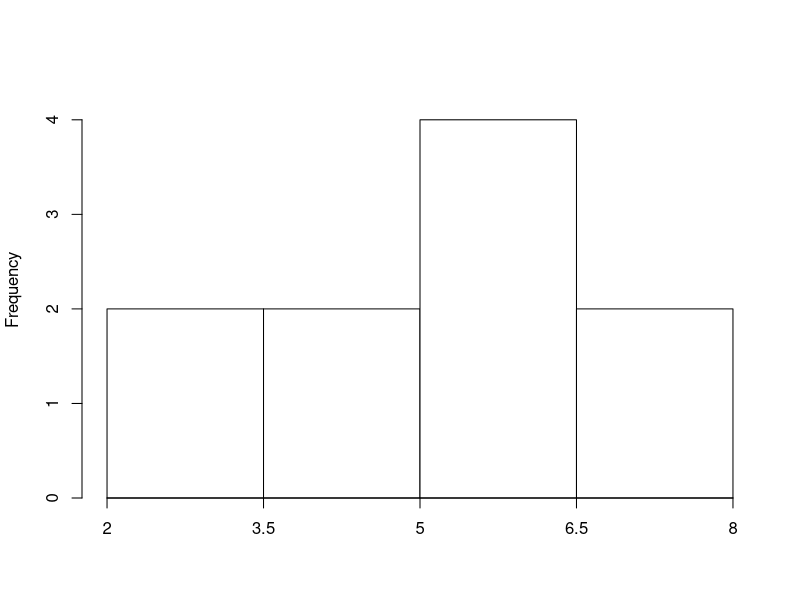

Reproduce this figure in R.

# Exercise on Statistical inference: Estimation
# By Mesli Redhouane
# Date: 11/07/2023

# This report proposes a solution to an exercise related 
# to the chapter dealing with statistical estimation, 
# and more particularly with the sampling distributions of the sample means.

# Statement of the exercise:
# We have a variable (x), which takes the following values:
# 1, 3, 5, 7, 9.

# 1- Calculate the mean and the standard deviation of the population;
# 2- What is the number of possible combinations of two elements 
# among the five elements mentioned above;
# 3- Expose these combinations;
# 4- Extract the sampling distribution of the mean of these combinations;
# 5- Calculate its mean and its standard deviation;
# 6- Calculate the mean and the standard deviation from the formulas 
# proposed by the estimation theory.

# Solution:

# Create a sequence of the first 5 odd digits

x <- seq(1,9, by = 2)
x

# Calculate mean and standard deviation with R functions

m <- mean(x)                                   # Mean of population
m

sd_sam <- sd(x)                                # for sample
sd_sam

sd_pop <- sd(x)*sqrt((length(x)-1)/length(x))  # for population
sd_pop

# sd_pop <- sqrt(sum((x-mean(x))^2)/length(x)) # second formulas

# Install and attach combinat package

# install.packages("combinat")                 # Install combinat package
# library("combinat")                          # Load combinat package

# Calculate combinations of 2 elements taken from 5

n <- 2
pairs <- combinat::combn(x,n) 
pairs

pairs2 <- t(pairs)                           # Transpose pairs 
pairs2

pairs3 <- cbind(pairs2, rowMeans(pairs2))    # Add meanrows to pairs3
pairs3

pairs4 <- data.frame(pairs3)        # Change pairs3 to dataframe so we can do further manipulations

# install.packages("plyr")
library(plyr)

pairs5 <- count(pairs4, 'X3')       # contract data to have frequency table
pairs5

# install.packages("plotrix")
library("plotrix")

weighted.hist(pairs5$X3,pairs5$freq) # Draw a histogram

N_smd <- sum(pairs5$freq)            # Calculate sum of frequencies
N_smd

mx <- weighted.mean(pairs5$X3, pairs5$freq)  # Calculate the mean of sample distribution of mean
mx

# install.packages("Hmisc")
library("Hmisc")

var_smd <- wtd.var(pairs5$X3, pairs5$freq)   # Calculate variance of Sample distribution of mean 
var_smd

sd_smd <- sqrt(var_smd*(N_smd-1)/N_smd)      # Calculate sd of sample distribution of mean
sd_smd

sd_smd_for <- (sd_pop/sqrt(n))*sqrt((length(x)-n)/(length(x) - 1)) # Calculate sd of sample distribution of mean from Estimation theory formulas
sd_smd_for
